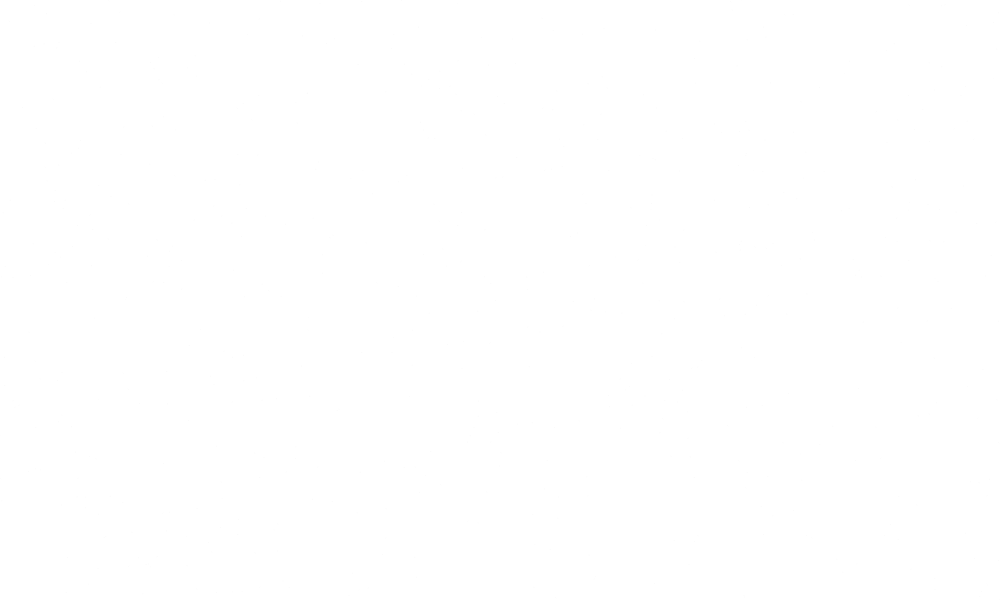
Frame 1 (no input)
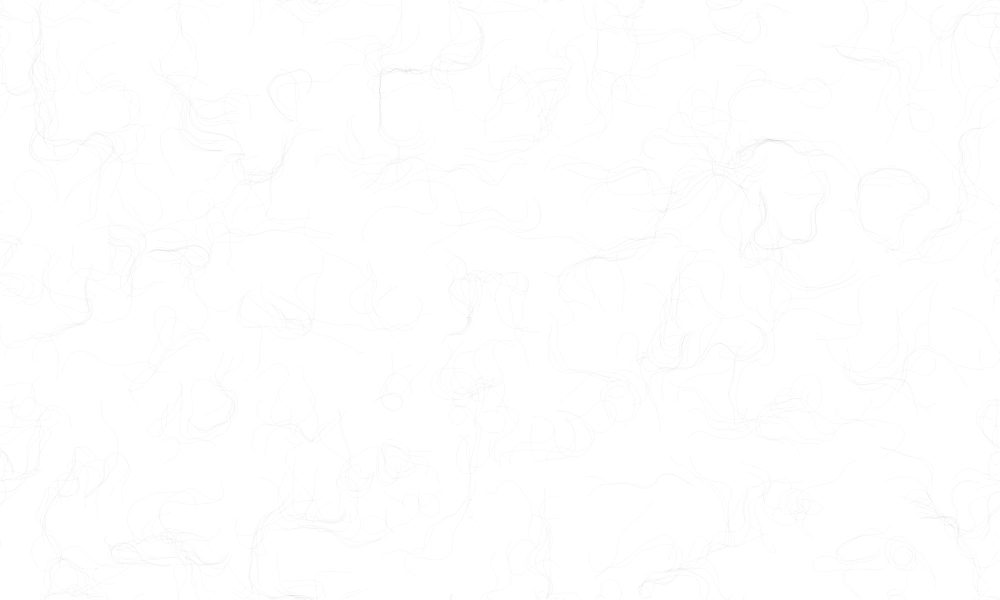
Frame 60 (no input)
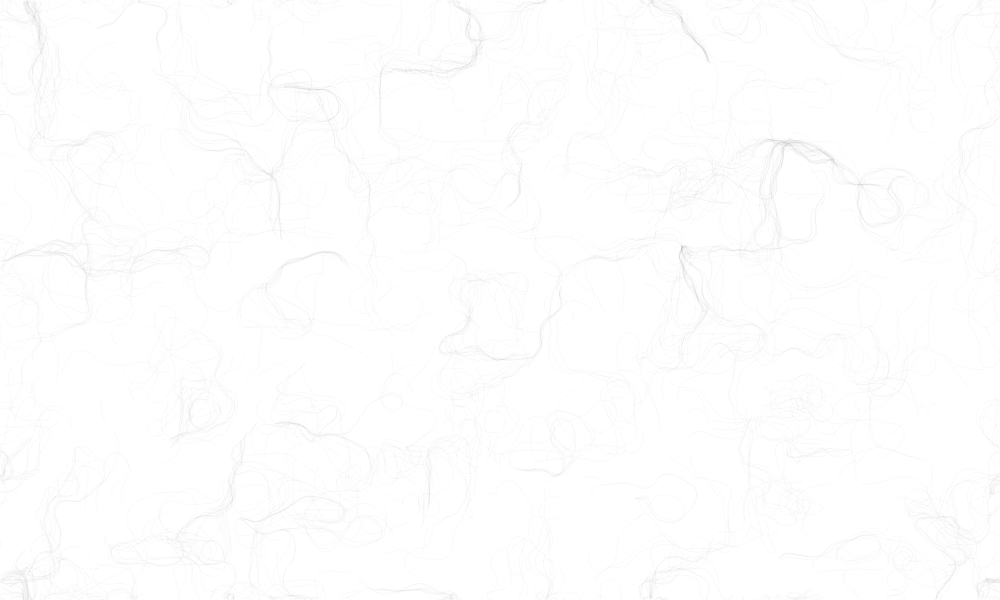
Frame 120 (the mouse pressed at the canvas centre since frame 60)

The p5.js sketch that drew these frames (run headless with seeded random() and noise() and a simulated clock; from frame 60 on, the mouse is pressed at the canvas centre):

// p5.js sketch
// ── sketch.js
let start = 0;
let inc = 0.1;
let scl = 10;
let rows;
let cols;
let zoff = 0;
let fr;
let particles = [];
let flowField;
function setup() {
    createCanvas(1000, 600);
    rows = floor(height / scl);
    cols = floor(width / scl);
    fr = createP('');
    flowField = new Array(cols * rows);
    for(let i = 0; i < 600; i++)
        particles[i] = new Particle();
}

function draw() {
    //background(0);        
    let yoff = start;
    stroke(0, 50);
    strokeWeight(1);
    for(let y = 0; y < rows; y++) {
        let xoff = start;    
        for(let x = 0; x < cols; x++) {
            let index = x + y * cols;
            let angle = noise(xoff, yoff, zoff) * TWO_PI * 4;                        
            let v = p5.Vector.fromAngle(angle);
            v.setMag(0.5);
            flowField[index] = v;
            // push();
            // translate(x * scl, y * scl);
            // rotate(v.heading());
            // line(0, 0, scl, 0);
            // pop();
            xoff += inc;
        }
        yoff += inc;
    }    
    zoff += 0.01;
    //start += inc;
    //noLoop();
    for(let i = 0; i < particles.length; i++) {
        particles[i].follow(flowField);
        particles[i].update();
        particles[i].edges();
        particles[i].show();        
    }
    
    fr.html(floor(frameRate()));
}
// ── particle.js
class Particle {
    constructor() {
        this.pos = createVector(random(width), random(height));
        this.acc = createVector(0, 0);
        this.vel = createVector(0, 0);
        this.maxspeed = 2;
        this.prevPos = this.pos.copy();
    }

    update() {
        this.vel.add(this.acc);
        this.vel.limit(this.maxspeed);
        this.pos.add(this.vel);
        this.acc.mult(0);
    }

    follow(flowf) {
        let x = floor(this.pos.x / scl);
        let y = floor(this.pos.y / scl);
        let index = x + y * cols;
        let force = flowf[index];
        this.applyForce(force);
    }

    applyForce(force) {
        this.acc.add(force);
    }

    updatePrev() {
        this.prevPos.x = this.pos.x;
        this.prevPos.y = this.pos.y;
    }

    show() {
        stroke(0, 5);
        strokeWeight(1);
        line(this.pos.x, this.pos.y, this.prevPos.x, this.prevPos.y);        
        //point(this.pos.x, this.pos.y);
        this.updatePrev();
    }

    

    edges() {
        if(this.pos.x > width) {this.pos.x = 0; this.updatePrev();}
        if(this.pos.x < 0) {this.pos.x = width; this.updatePrev();}
        if(this.pos.y > height) {this.pos.y = 0; this.updatePrev();}
        if(this.pos.y < 0) {this.pos.y = height; this.updatePrev();}
    }
}
